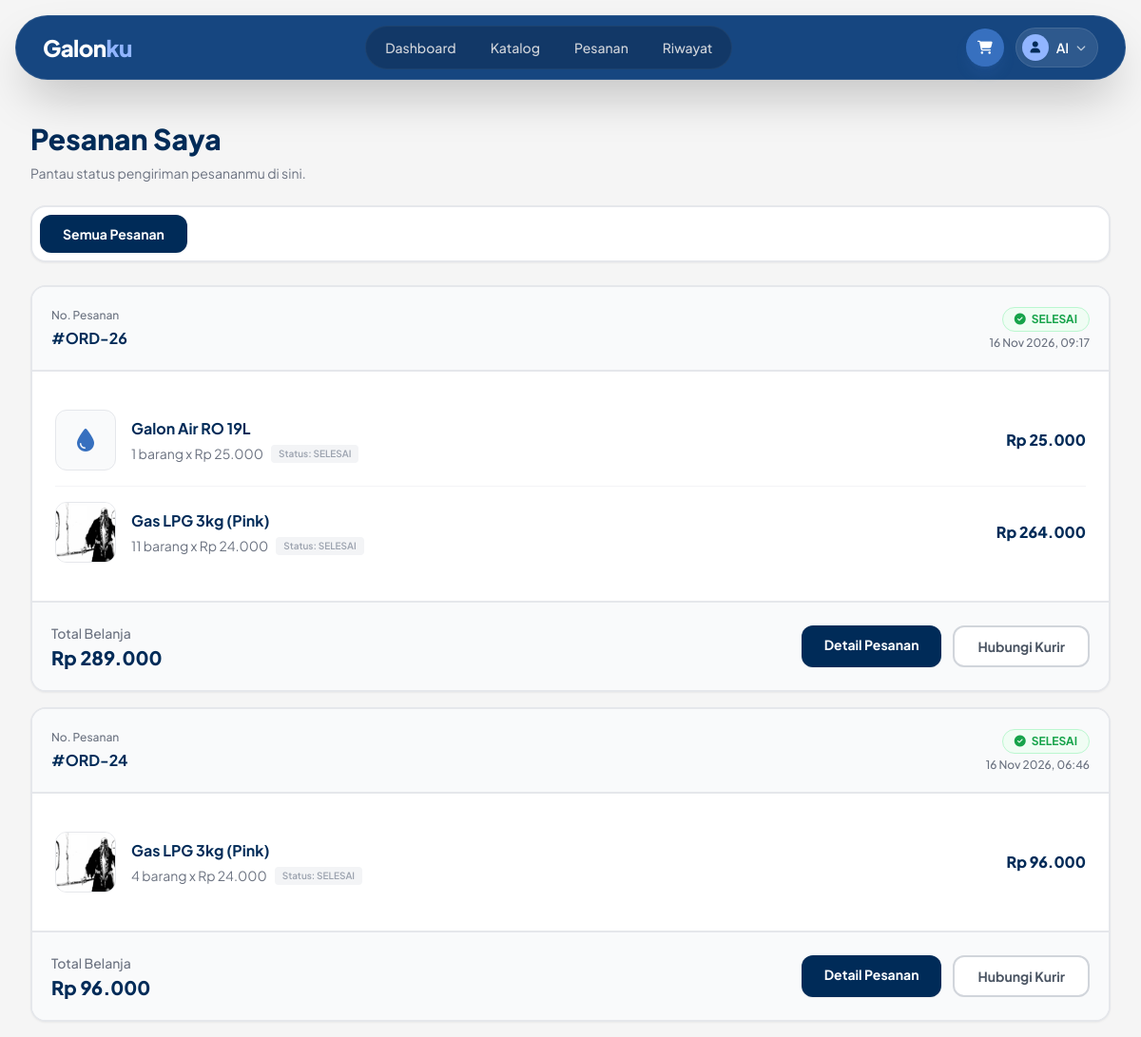
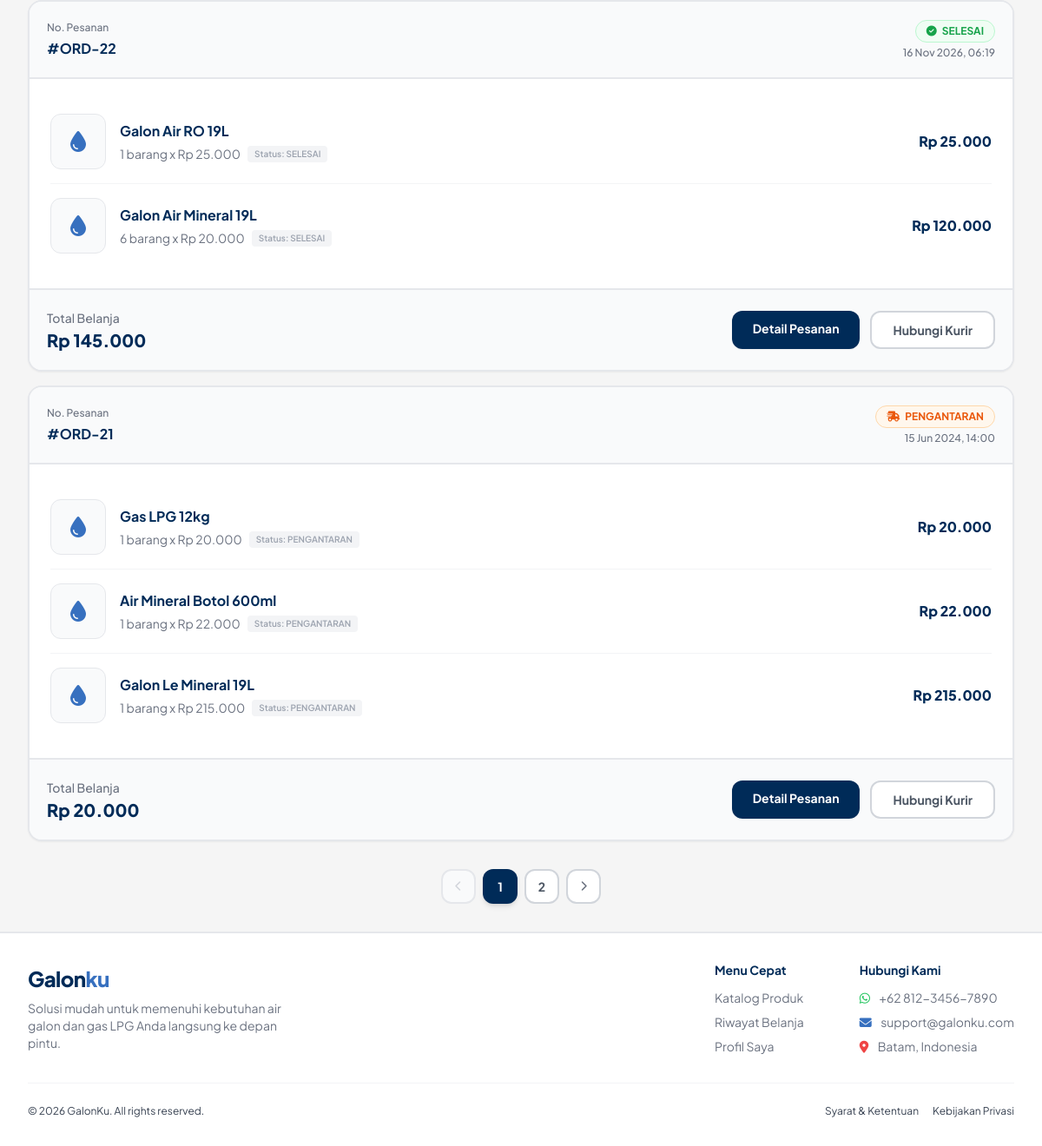
Screenshot of /user/pesanan.php (signed in) with the database file from the repository (2 pictures, top to bottom).
### tables this page shows
CREATE TABLE `orders` (
  `id_order` int NOT NULL,
  `order_date` datetime DEFAULT CURRENT_TIMESTAMP,
  `total_price` decimal(10,2) DEFAULT NULL,
  `id_user` int DEFAULT NULL,
  `id_agent` int DEFAULT NULL
);

CREATE TABLE `order_detail` (
  `id_order_detail` int NOT NULL,
  `quantity_item` int NOT NULL,
  `status` enum('SELESAI','DIPROSES','PENGANTARAN','MENUNGGU KONFIRMASI AGENT') NOT NULL,
  `subtotal` decimal(10,2) NOT NULL,
  `id_order` int DEFAULT NULL,
  `id_product` int DEFAULT NULL
);

CREATE TABLE `product` (
  `id_product` int NOT NULL,
  `id_agent` int NOT NULL,
  `img` varchar(255) DEFAULT NULL,
  `name_product` varchar(100) NOT NULL,
  `price` decimal(10,2) NOT NULL,
  `stock` int NOT NULL
);

### user/pesanan.php (the view, shortened to what this page needs)
<?php
include __DIR__ . '/../koneksi.php';
$id_user  = $_SESSION['id_user'];
$limit = 4;
$page = isset($_GET['page']) ? (int)$_GET['page'] : 1;
$offset = ($page - 1) * $limit;
?>
<!DOCTYPE html>
<html lang="id">
<head>
    <?php include '../layout/assets.php'; ?>
</head>
<body class="font-sans antialiased bg-surface">
    <?php include '../layout/navbar.php'; ?>
    <main class="max-w-7xl mx-auto px-4 sm:px-6 lg:px-8 py-6 md:py-8">
        <div class="mb-6">
            <h1 class="text-2xl md:text-3xl font-extrabold text-primary mb-2">Pesanan Saya</h1>
            <p class="text-sm text-gray-500">Pantau status pengiriman pesananmu di sini.</p>
        </div>
        <div class="bg-white rounded-2xl p-2 mb-6 shadow-sm flex gap-1 overflow-x-auto scrollbar-hide border-2 border-gray-200">
            <button class="px-6 py-2.5 rounded-xl bg-primary text-white text-sm font-bold whitespace-nowrap shadow-sm">Semua Pesanan</button>
        </div>
        <div class="space-y-4">
            <?php
            $query_count = "SELECT COUNT(id_order) AS total FROM orders WHERE id_user = '$id_user'";
            $result_count = mysqli_query($koneksi, $query_count);
            $total_data = mysqli_fetch_assoc($result_count)['total'] ?? 0;
            $total_pages = ceil($total_data / $limit);
            $query_order = "SELECT * FROM orders WHERE id_user = '$id_user' ORDER BY order_date DESC LIMIT $limit OFFSET $offset";
            $result_order = mysqli_query($koneksi, $query_order);
            while ($order = mysqli_fetch_array($result_order)) {
                $id_order = $order['id_order'];
                $q_status = mysqli_query($koneksi, "SELECT status FROM order_detail WHERE id_order = '$id_order' ORDER BY FIELD(status, 'SELESAI', 'DIPROSES', 'PENGANTARAN', 'MENUNGGU KONFIRMASI AGENT') DESC LIMIT 1");
                $d_status = mysqli_fetch_assoc($q_status);
                $status_teratas = $d_status['status'] ?? 'MENUNGGU KONFIRMASI AGENT';
                $badgeClass = "bg-gray-100 text-gray-700 border-gray-300";
                $iconClass = "fa-clock";
                if ($status_teratas == 'SELESAI') {
                    $badgeClass = "bg-green-50 text-green-600 border border-green-200";
                    $iconClass = "fa-circle-check";
                } elseif ($status_teratas == 'DIPROSES') {
                    $badgeClass = "bg-blue-50 text-blue-600 border border-blue-200";
                    $iconClass = "fa-spinner fa-spin";
                } elseif ($status_teratas == 'PENGANTARAN') {
                    $badgeClass = "bg-orange-50 text-orange-600 border border-orange-200";
                    $iconClass = "fa-truck-fast";
                } elseif ($status_teratas == 'MENUNGGU KONFIRMASI AGENT') {
                    $badgeClass = "bg-gray-100 text-gray-600 border border-gray-300";
                    $iconClass = "fa-hourglass-half";
                }
            ?>
            <div class="bg-white rounded-2xl shadow-sm border-2 border-gray-200 overflow-hidden hover:shadow-md transition-shadow">
                <div class="bg-gray-50 p-4 md:p-5 flex flex-wrap justify-between items-center border-b-2 border-gray-200 gap-3">
                    <div>
                        <p class="text-xs text-gray-500 font-medium mb-1">No. Pesanan</p>
                        <p class="font-bold text-primary text-base">#ORD-<?= $order['id_order']; ?></p>
                    </div>
                    <div class="text-right">
                        <span class="inline-flex items-center gap-1.5 <?= $badgeClass; ?> text-xs font-bold px-3 py-1 rounded-full mb-1">
                            <i class="fa-solid <?= $iconClass; ?>"></i> <?= $status_teratas; ?>
                        </span>
                        <p class="text-xs text-gray-500 font-medium"><?= date('d M Y, H:i', strtotime($order['order_date'])); ?></p>
                    </div>
                </div>
                <div class="p-4 md:p-6">
                    <?php
                    $query_detail = "SELECT od.*, p.name_product, p.img
                                     FROM order_detail od
                                     JOIN product p ON od.id_product = p.id_product
                                     WHERE od.id_order = '$id_order'";
                    $result_detail = mysqli_query($koneksi, $query_detail);
                    while ($detail = mysqli_fetch_array($result_detail)) {
                    ?>
                    <div class="flex items-center gap-4 py-4 border-b border-gray-100 last:border-0">
                        <div class="w-16 h-16 bg-gray-50 rounded-xl flex items-center justify-center flex-shrink-0 overflow-hidden border border-gray-200">
                            <?php if (!empty($detail['img']) && is_string($detail['img']) && strpos($detail['img'], 'dummy') === false) { ?>
                                <img src="../poto/<?= $detail['img']; ?>" class="w-full h-full object-cover">
                            <?php } else { ?>
                                <i class="fa-solid fa-droplet text-secondary text-2xl"></i>
                            <?php } ?>
                        </div>
                        <div class="flex-1 min-w-0">
                            <h3 class="font-bold text-primary text-base truncate"><?= htmlspecialchars($detail['name_product']); ?></h3>
                            <div class="flex flex-wrap items-center gap-2 mt-1">
                                <p class="text-sm text-gray-500"><?= $detail['quantity_item']; ?> barang x Rp <?= number_format($detail['subtotal'] / $detail['quantity_item'], 0, ',', '.'); ?></p>
                                <span class="text-[10px] font-semibold text-gray-400 bg-gray-100 px-2 py-0.5 rounded">
                                    Status: <?= $detail['status']; ?>
                                </span>
                            </div>
                        </div>
                        <p class="font-extrabold text-primary text-base text-right">Rp <?= number_format($detail['subtotal'], 0, ',', '.'); ?></p>
                    </div>
                    <?php } ?>
                </div>
                <div class="bg-gray-50 p-4 md:p-5 border-t-2 border-gray-200 flex flex-col sm:flex-row justify-between items-center gap-4">
                    <div class="text-center sm:text-left">
                        <span class="text-sm text-gray-500 font-medium">Total Belanja</span>
                        <p class="text-xl font-extrabold text-primary">Rp <?= number_format($order['total_price'], 0, ',', '.'); ?></p>
                    </div>
                    <div class="flex gap-3 w-full sm:w-auto">
                        <a href="detail_pesanan.php?id=<?= $order['id_order']; ?>" class="flex-1 sm:flex-none text-center bg-primary text-white px-6 py-2.5 rounded-xl text-sm font-bold hover:bg-secondary transition shadow-sm">
                            Detail Pesanan
                        </a>
                        <button class="flex-1 sm:flex-none text-center border-2 border-gray-300 bg-white text-gray-600 px-6 py-2.5 rounded-xl text-sm font-bold hover:bg-gray-100 transition">
                            Hubungi Kurir
                        </button>
                    </div>
                </div>
            </div>
            <?php } ?>
        </div>
        <?php if ($total_pages > 1): ?>
        <div class="flex justify-center items-center gap-2 mt-8">
            <?php if ($page > 1): ?>
                <a href="?page=<?= $page - 1; ?>" class="w-10 h-10 rounded-xl border-2 border-gray-300 bg-white flex items-center justify-center text-gray-500 hover:bg-gray-50 hover:text-primary transition">
                    <i class="fa-solid fa-chevron-left text-xs"></i>
                </a>
            <?php else: ?>
                <button disabled class="w-10 h-10 rounded-xl border-2 border-gray-200 bg-gray-50 flex items-center justify-center text-gray-300 cursor-not-allowed">
                    <i class="fa-solid fa-chevron-left text-xs"></i>
                </button>
            <?php endif; ?>
            <?php for ($i = 1; $i <= $total_pages; $i++): ?>
                <?php if ($i == $page): ?>
                    <span class="w-10 h-10 rounded-xl bg-primary text-white flex items-center justify-center text-sm font-bold shadow-md">
                        <?= $i; ?>
                    </span>
                <?php else: ?>
                    <a href="?page=<?= $i; ?>" class="w-10 h-10 rounded-xl border-2 border-gray-300 bg-white flex items-center justify-center text-gray-600 text-sm font-bold hover:bg-gray-50 hover:text-primary transition">
                        <?= $i; ?>
                    </a>
                <?php endif; ?>
            <?php endfor; ?>
            <?php if ($page < $total_pages): ?>
                <a href="?page=<?= $page + 1; ?>" class="w-10 h-10 rounded-xl border-2 border-gray-300 bg-white flex items-center justify-center text-gray-500 hover:bg-gray-50 hover:text-primary transition">
                    <i class="fa-solid fa-chevron-right text-xs"></i>
                </a>
            <?php else: ?>
                <button disabled class="w-10 h-10 rounded-xl border-2 border-gray-200 bg-gray-50 flex items-center justify-center text-gray-300 cursor-not-allowed">
                    <i class="fa-solid fa-chevron-right text-xs"></i>
                </button>
            <?php endif; ?>
        </div>
        <?php endif; ?>
    </main>
    <?php include '../layout/footer.php'; ?>
</body>
</html>

### layout/assets.php (style rules this page uses)
body { background-color: #F1F5F9; font-family: 'Plus Jakarta Sans', sans-serif; color: #002B58; }

### rows the page displays
orders: id_order "26", status_teratas "SELESAI", order_date "16 Nov 2026, 09:17", total_price "289.000"
order_detail: id_product.name_product "Galon Air RO 19L", quantity_item "1", $detail['subtotal'] / $detail['quantity_item'] "25.000", status "SELESAI", subtotal "25.000"
order_detail: id_product.img (picture), id_product.name_product "Gas LPG 3kg (Pink)", quantity_item "11", $detail['subtotal'] / $detail['quantity_item'] "24.000", status "SELESAI", subtotal "264.000"
orders: id_order "24", status_teratas "SELESAI", order_date "16 Nov 2026, 06:46", total_price "96.000"
order_detail: id_product.img (picture), id_product.name_product "Gas LPG 3kg (Pink)", quantity_item "4", $detail['subtotal'] / $detail['quantity_item'] "24.000", status "SELESAI", subtotal "96.000"
orders: id_order "22", status_teratas "SELESAI", order_date "16 Nov 2026, 06:19", total_price "145.000"
order_detail: id_product.name_product "Galon Air RO 19L", quantity_item "1", $detail['subtotal'] / $detail['quantity_item'] "25.000", status "SELESAI", subtotal "25.000"
order_detail: id_product.name_product "Galon Air Mineral 19L", quantity_item "6", $detail['subtotal'] / $detail['quantity_item'] "20.000", status "SELESAI", subtotal "120.000"
orders: id_order "21", status_teratas "PENGANTARAN", order_date "15 Jun 2024, 14:00", total_price "20.000"
order_detail: id_product.name_product "Gas LPG 12kg", quantity_item "1", $detail['subtotal'] / $detail['quantity_item'] "20.000", status "PENGANTARAN", subtotal "20.000"
order_detail: id_product.name_product "Air Mineral Botol 600ml", quantity_item "1", $detail['subtotal'] / $detail['quantity_item'] "22.000", status "PENGANTARAN", subtotal "22.000"
order_detail: id_product.name_product "Galon Le Mineral 19L", quantity_item "1", $detail['subtotal'] / $detail['quantity_item'] "215.000", status "PENGANTARAN", subtotal "215.000"

### other values shown
$nav_username "Al"
